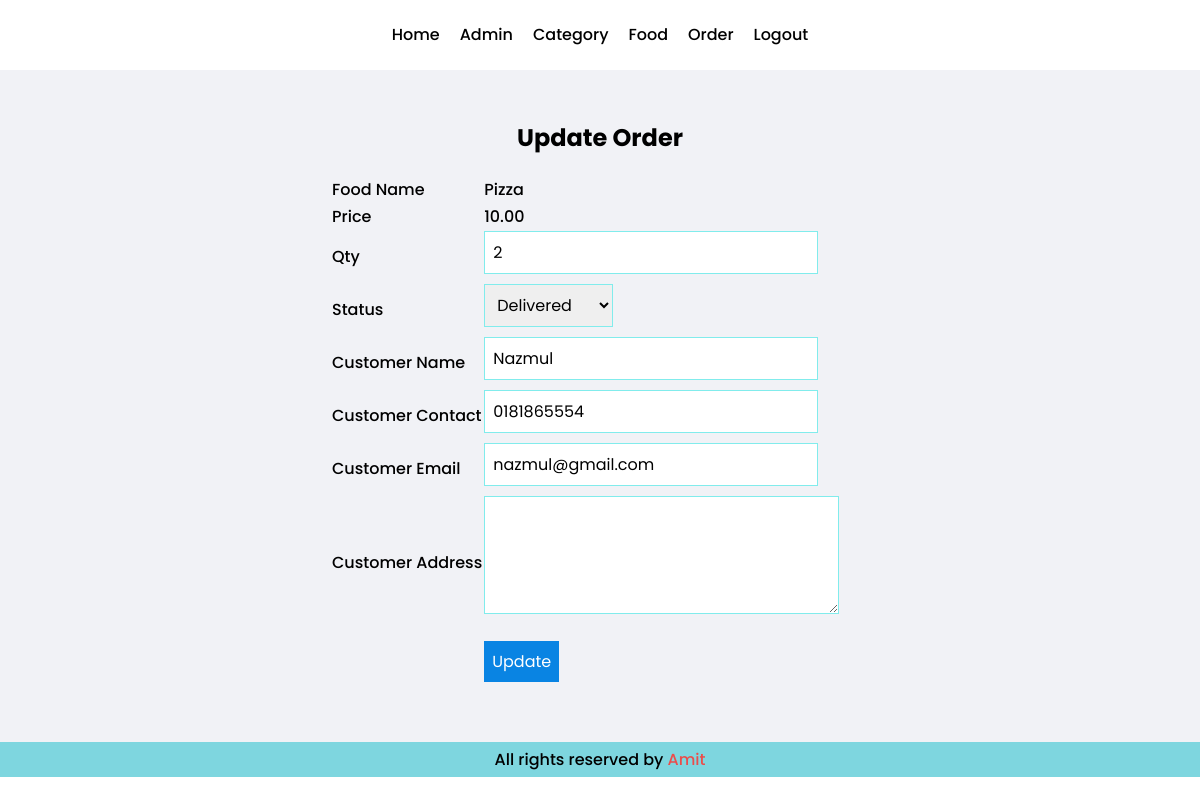
The app's page /admin/update-order.php?id=2 (signed in) with its own data.
### tables this page shows
CREATE TABLE `tbl_order` (
  `id` int(10) NOT NULL,
  `food` varchar(150) NOT NULL,
  `price` decimal(10,2) NOT NULL,
  `qty` int(11) NOT NULL,
  `total` decimal(10,2) NOT NULL,
  `order_date` datetime NOT NULL,
  `status` varchar(50) NOT NULL,
  `customer_name` varchar(150) NOT NULL,
  `customer_contact` varchar(20) NOT NULL,
  `customer_email` varchar(150) NOT NULL,
  `customer_address` varchar(255) NOT NULL
);

### admin/update-order.php (the view, shortened to what this page needs)
<?php
  require_once('partials/header.php');
  if(isset($_GET['id'])){
    $id = $_GET['id'];
    $sql = mysqli_query($connection, "SELECT * FROM tbl_order WHERE id = '$id'");
    $count = mysqli_num_rows($sql);
    if($count == 1){
      $rows = mysqli_fetch_assoc($sql);
      $food = $rows['food'];
      $price = $rows['price'];
      $qty = $rows['qty'];
      $status = $rows['status'];
      $customer_name = $rows['customer_name'];
      $customer_contact = $rows['customer_contact'];
      $customer_email = $rows['customer_email'];
      $customer_address = $rows['customer_address'];
    }else{
      header('location:'.SITEURL."/admin/manage-food.php");
    }
  }else{
    header('location:'.SITEURL."/admin/manage-food.php");
  }
?>
  <section class="main-content">
    <div class="container">
      <h2 class="text-center">Update Order</h2>
      <form class="tbl-info" action="" method="POST">
        <table>
          <tr>
            <td>Food Name</td>
            <td><?php echo $food; ?></td>
          </tr>
          <tr>
            <td>Price</td>
            <td><?php echo $price; ?></td>
          </tr>
          <tr>
            <td>Qty</td>
            <td><input type="number" name="qty" value="<?php echo $qty; ?>"></td>
          </tr>
          <tr>
            <td>Status</td>
            <td>
              <select class="slct-catgry" name="status" >
                <option <?php if($status=="Delivered"){echo "selected";} ?> value="Delivered">Delivered</option>
              </select>
            </td>
          </tr>
          <tr>
            <td>Customer Name</td>
            <td><input type="text" name="customer_name" value="<?php echo $customer_name; ?>"></td>
          </tr>
          <tr>
            <td>Customer Contact</td>
            <td><input type="text" name="customer_contact" value="<?php echo $customer_contact; ?>"></td>
          </tr>
          <tr>
            <td>Customer Email</td>
            <td><input type="email" name="customer_email" value="<?php echo $customer_email; ?>"></td>
          </tr>
          <tr>
            <td>Customer Address</td>
            <td><textarea class="text-area-brdr name="address" cols="23" rows="4" name=""><?php echo $customer_address; ?></textarea></td>
          </tr>
          <tr>
            <td>
            </td>
            <td><input class="btn-primary no-border" type="submit" name="update" value="Update"></td>
          </tr>
        </table>
      </form>
    </div>
  </section>
<?php require_once('partials/footer.php'); ?>

### css/admin.css (style rules this page uses)
* { margin: 0; padding: 0; font-family: 'Poppins', sans-serif; box-sizing: border-box; }
.container { max-width: 90%; margin: 0 auto; }
.text-center { text-align: center; }
.main-content { padding: 50px 0; background-color: #f1f2f6; }
.btn-primary { padding: 10px 15px; text-decoration: none; font-size: 16px; background-color: #0984e3; color: #ffffff; }
.tbl-info { max-width: 50%; margin: 0 auto; margin-top: 20px; }
.tbl-info tr td { font-size: 16px; font-weight: 500; }
.text-area-brdr { padding: 8px; border: 1px solid #81ecec; margin-bottom: 8px; font-size: 16px; }
.tbl-info input { padding: 8px; border: 1px solid #81ecec; margin-bottom: 8px; font-size: 16px; }
.tbl-info .btn-primary { border: none; margin-top: 10px; }
.tbl-info .slct-catgry { padding: 8px; border: 1px solid #81ecec; margin-bottom: 8px; font-size: 16px; }
.no-border { border: none; margin-top: 15px; }

### records on screen
tbl_order: food "Pizza", price "10.00", qty "2", status "Delivered", customer_name "Nazmul", customer_contact "0181865554", customer_email "nazmul@gmail.com"
